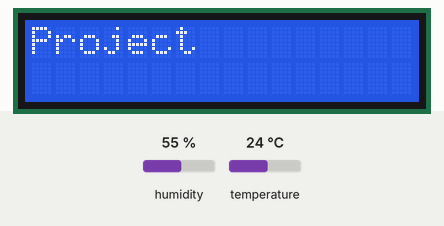
A sketch run on a simulated Arduino Uno, built with avr-gcc and run on an emulated ATmega328P. Shown: 16×2 character LCD. The test bench sets the inputs (shaded band); at power-on: humidity 55 %, temperature 24 °C. What the sketch prints to the serial monitor is not drawn.

Above: at 0.1 s.
At 3.1 s:
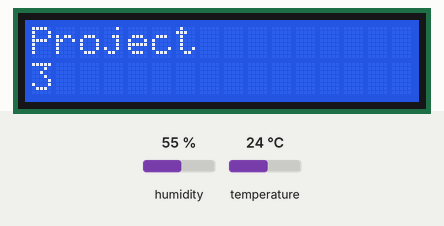
At 9.1 s:
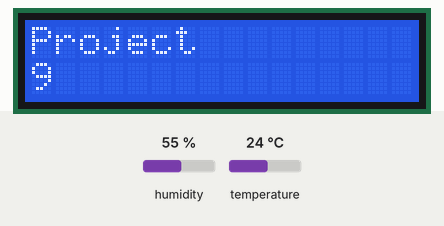
At 18.1 s:
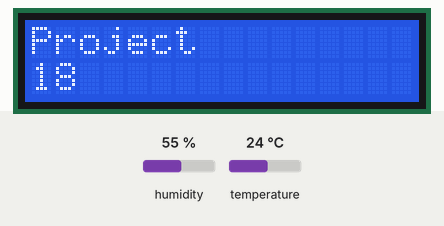
At 27.1 s:
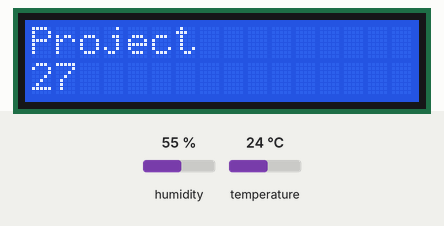
At 36.1 s:
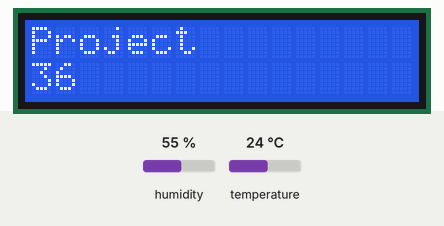

Measured:
- what the display in image 1 shows lasts 3.0 s, from 3.1 s to 6.1 s

The sketch:

Project.ino
```cpp
// include the library code:
#include <LiquidCrystal.h>
#include <dht_nonblocking.h>
#define DHT_SENSOR_TYPE DHT_TYPE_11

// initialize the library with the numbers of the interface pins
LiquidCrystal lcd(7, 8, 9, 10, 11, 12);

static const int DHT_SENSOR_PIN = 2;
DHT_nonblocking dht_sensor(DHT_SENSOR_PIN, DHT_SENSOR_TYPE);

void setup() {
  // Initialize the serial port.

  Serial.begin(9600);

  // set up the LCD's number of columns and rows:

  lcd.begin(16, 2);

  // Print a message to the LCD.

  lcd.print("Project");
}

// Poll for a measurement, keeping the state machine alive.
// Returns true if a measurement is available.

static bool measure_environment(float *temperature, float *humidity) {
  static unsigned long measurement_timestamp = millis();

  // Measure once every four seconds.

  if (millis() - measurement_timestamp > 3000ul) {
    if (dht_sensor.measure(temperature, humidity) == true) {
      measurement_timestamp = millis();
      return (true);
    }
  }
  return (false);
}

// Main program loop.

void loop()

{

  float temperature;

  float humidity;

  // Measure temperature and humidity.
  // If the functions returns true, then a measurement is available.

  if (measure_environment(&temperature, &humidity) == true)

  {

    Serial.print("T = ");
    Serial.print(temperature, 1);
    Serial.print(" deg. C, H = ");
    Serial.print(humidity, 1);
    Serial.println("%");

    // set the cursor to column 0, line 1
    // (note: line 1 is the second row, since counting begins with 0):
    lcd.setCursor(0, 1);
    // print the number of seconds since reset:
    lcd.print(millis() / 1000);
  }
}
```
